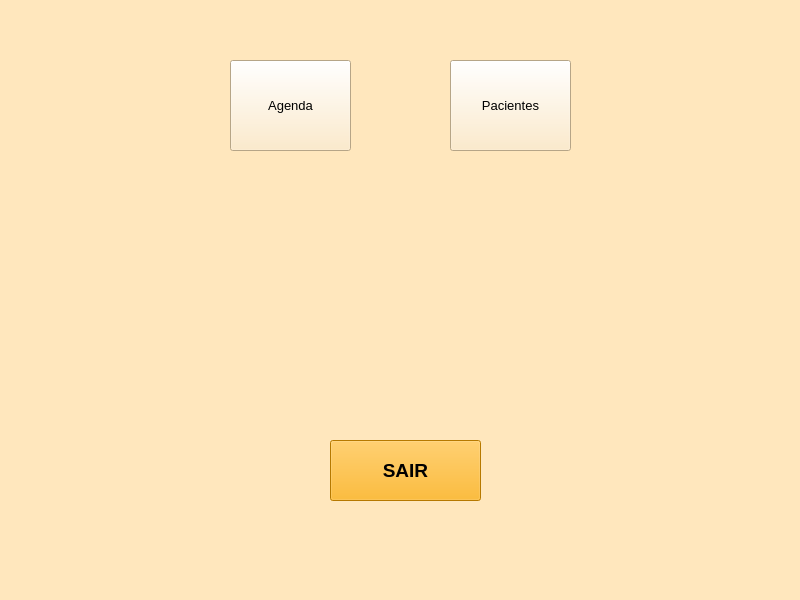
<?xml version="1.0" encoding="UTF-8"?>
<ui version="4.0">
 <class>MainWindow</class>
 <widget class="QMainWindow" name="MainWindow">
  <property name="geometry">
   <rect>
    <x>0</x>
    <y>0</y>
    <width>800</width>
    <height>600</height>
   </rect>
  </property>
  <property name="windowTitle">
   <string>MainWindow</string>
  </property>
  <property name="styleSheet">
   <string notr="true">background-color: rgb(255, 231, 189)
</string>
  </property>
  <widget class="QWidget" name="centralwidget">
   <widget class="QPushButton" name="pushButton">
    <property name="geometry">
     <rect>
      <x>330</x>
      <y>440</y>
      <width>151</width>
      <height>61</height>
     </rect>
    </property>
    <property name="font">
     <font>
      <pointsize>14</pointsize>
      <bold>true</bold>
     </font>
    </property>
    <property name="styleSheet">
     <string notr="true">background-color: rgb(255, 170, 0);</string>
    </property>
    <property name="text">
     <string>SAIR</string>
    </property>
   </widget>
   <widget class="QPushButton" name="pushButton_2">
    <property name="geometry">
     <rect>
      <x>450</x>
      <y>60</y>
      <width>121</width>
      <height>91</height>
     </rect>
    </property>
    <property name="font">
     <font>
      <pointsize>10</pointsize>
      <bold>false</bold>
      <strikeout>false</strikeout>
      <kerning>true</kerning>
     </font>
    </property>
    <property name="text">
     <string>Pacientes</string>
    </property>
   </widget>
   <widget class="QPushButton" name="pushButton_3">
    <property name="geometry">
     <rect>
      <x>230</x>
      <y>60</y>
      <width>121</width>
      <height>91</height>
     </rect>
    </property>
    <property name="font">
     <font>
      <pointsize>10</pointsize>
      <bold>false</bold>
      <strikeout>false</strikeout>
      <kerning>true</kerning>
     </font>
    </property>
    <property name="text">
     <string>Agenda</string>
    </property>
   </widget>
   <widget class="QLabel" name="label_2">
    <property name="geometry">
     <rect>
      <x>280</x>
      <y>250</y>
      <width>251</width>
      <height>111</height>
     </rect>
    </property>
    <property name="text">
     <string/>
    </property>
    <property name="pixmap">
     <pixmap>../../../../consult go.png</pixmap>
    </property>
    <property name="scaledContents">
     <bool>true</bool>
    </property>
   </widget>
  </widget>
  <widget class="QMenuBar" name="menubar">
   <property name="geometry">
    <rect>
     <x>0</x>
     <y>0</y>
     <width>800</width>
     <height>22</height>
    </rect>
   </property>
  </widget>
  <widget class="QStatusBar" name="statusbar"/>
 </widget>
 <resources/>
 <connections/>
</ui>
